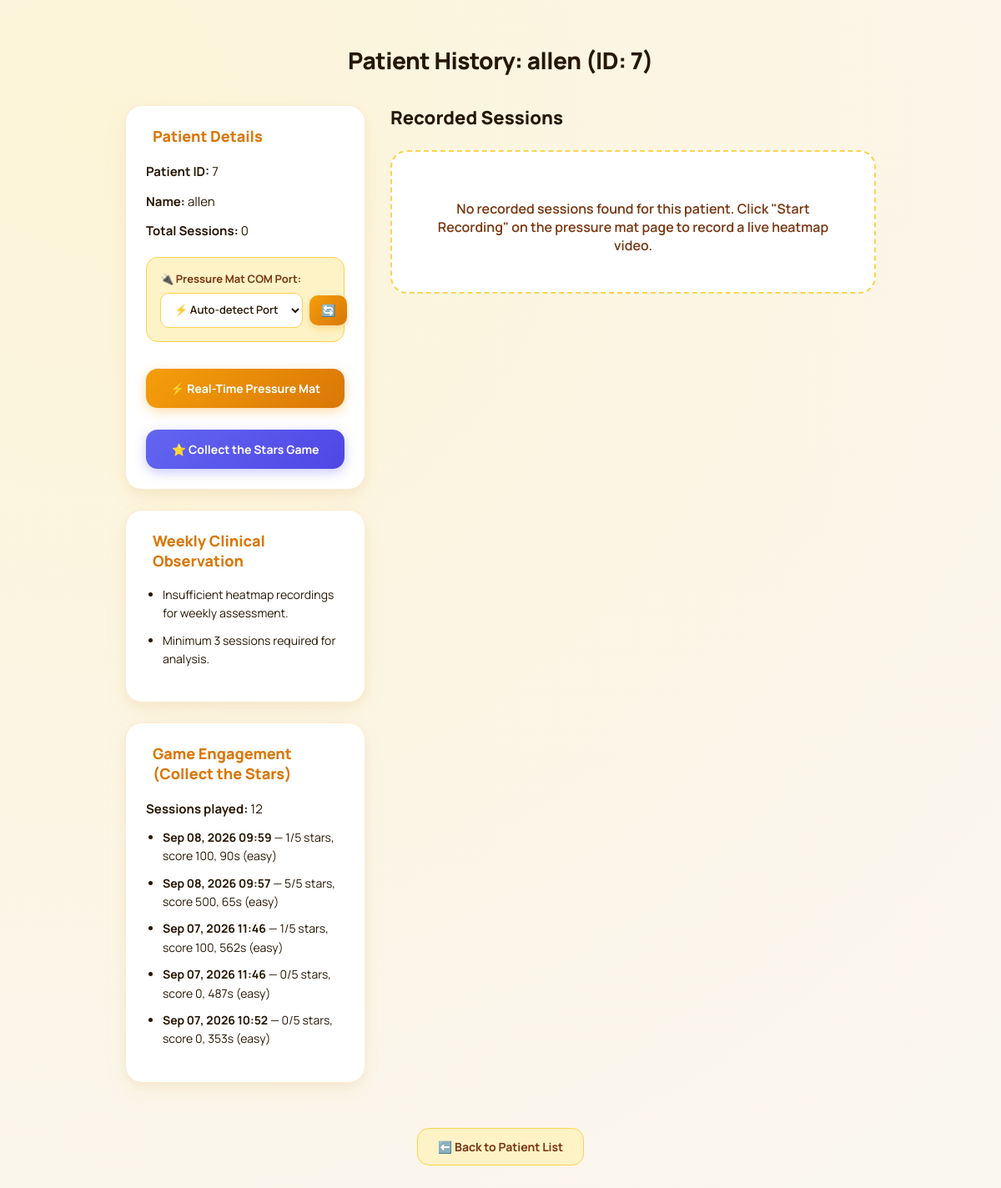
Before: /patient/7/readings/ with the older database file.
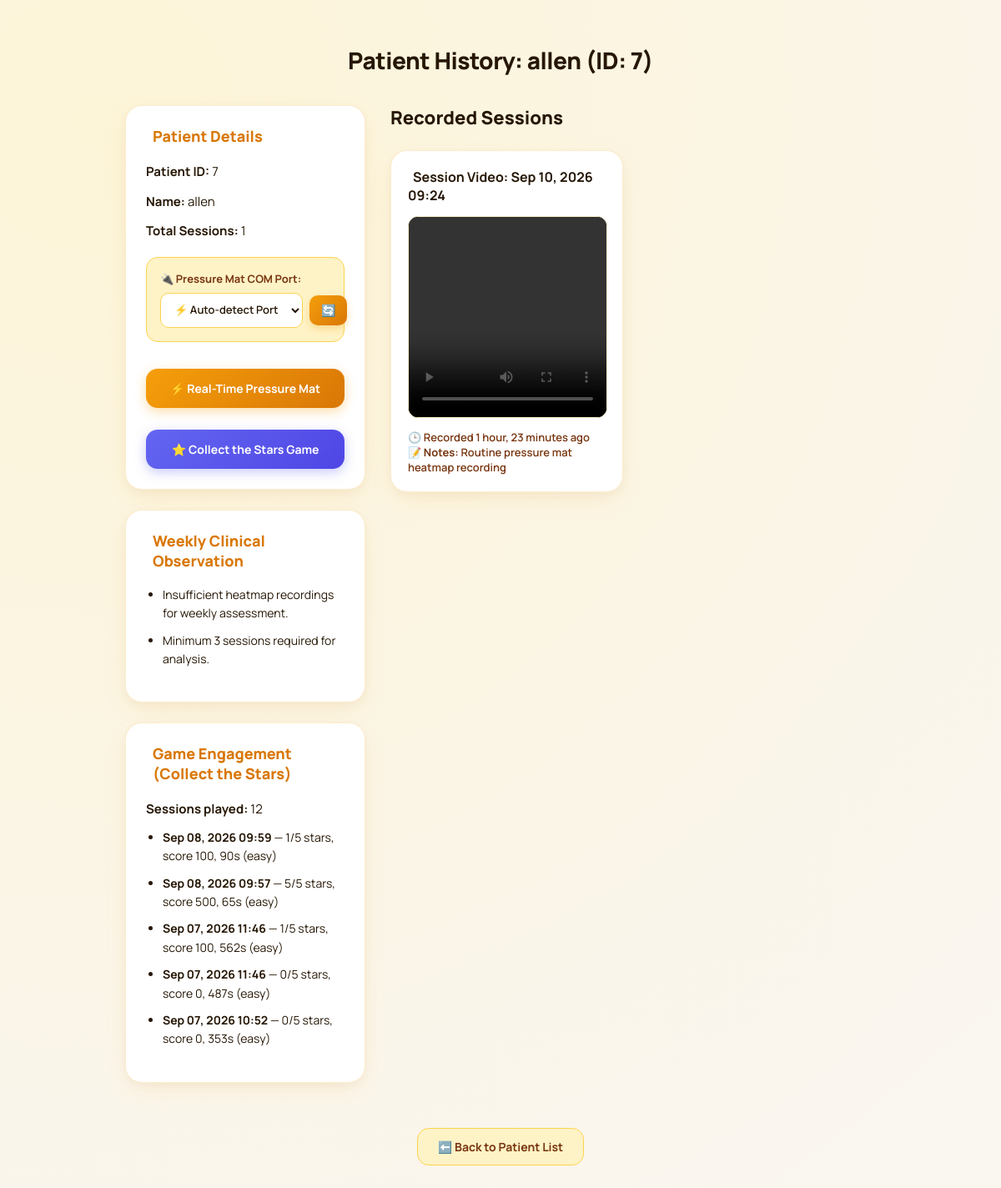
After: the same page with the newer database file.
### pressure_app/models.py (models this page shows, shortened)
class GameSession(models.Model):
    GAME_TYPES = [
        ('collect_the_stars', 'Collect the Stars'),
    ]
    patient = models.ForeignKey(Patient, on_delete=models.CASCADE, related_name='game_sessions')
    game_type = models.CharField(max_length=50, choices=GAME_TYPES, default='collect_the_stars')
    started_at = models.DateTimeField(auto_now_add=True)
    duration_seconds = models.FloatField(default=0.0)
    difficulty = models.CharField(max_length=20, default='easy')  # easy / medium / hard
    target_count = models.PositiveIntegerField(default=5)
    stars_collected = models.PositiveIntegerField(default=0)
    score = models.PositiveIntegerField(default=0)
    path_data = models.JSONField(default=list, blank=True)
    star_events = models.JSONField(default=list, blank=True)
    session_notes = models.TextField(blank=True)

class PatientVideo(models.Model):
    patient = models.ForeignKey(Patient, on_delete=models.CASCADE, related_name='videos')
    video_file = models.FileField(upload_to='patient_videos/')
    timestamp = models.DateTimeField(auto_now_add=True)
    notes = models.TextField(blank=True)

### pressure_app/views.py (the view, shortened to what this page needs)
# urls.py: path('patient/<str:patient_id>/readings/', views.get_patient_readings, name='patient_readings'),
def get_patient_readings(request, patient_id):
    try:
        patient = Patient.objects.get(patient_id=patient_id)
        readings = patient.readings.filter(is_analysis_complete=True).order_by('-timestamp')
        videos = PatientVideo.objects.filter(patient=patient).order_by('-timestamp')
        for video in videos:
            video.observation = "Stable posture detected"
            latest_reading = patient.readings.order_by('-timestamp').first()
            if latest_reading:
                if abs(latest_reading.displacement_x) > 50:
                    video.observation = "Right/Left imbalance observed"
                elif abs(latest_reading.displacement_y) > 50:
                    video.observation = "Forward/Backward instability observed"
                elif "RIGHT" in latest_reading.movement_status:
                    video.observation = "Patient shifted weight towards right side"
                elif "LEFT" in latest_reading.movement_status:
                    video.observation = "Patient shifted weight towards left side"
                else:
                    video.observation = "Balanced pressure distribution detected"
        videos = patient.videos.all().order_by('-timestamp')
        video_count = videos.count()
        data = {
            'patient': {
                'name': patient.name,
                'patient_id': patient.patient_id
            },
            'readings': [
                {
                    'id': reading.id,
                    'timestamp': reading.timestamp.isoformat(),
                    'displacement_x': reading.displacement_x,
                    'displacement_y': reading.displacement_y,
                    'movement_status': reading.movement_status,
                    'type': 'reading'
                }
                for reading in readings
            ],
            'videos': [
                {
                    'id': video.id,
                    'timestamp': video.timestamp.isoformat(),
                    'video_url': request.build_absolute_uri(video.video_file.url),
                    'type': 'video'
                }
                for video in videos
            ]
        }
        from datetime import timedelta
        from django.utils import timezone
        one_week_ago = timezone.now() - timedelta(days=7)
        weekly_readings = readings.filter(
            timestamp__gte=one_week_ago
        )
        total_sessions = weekly_readings.count()
        stable_sessions = 0
        imbalance_sessions = 0
        left_bias = 0
        right_bias = 0
        cop_stable = 0
        cop_unstable = 0
        for reading in weekly_readings:
            pressure = reading.pressure_data
            if not pressure:
                continue
            try:
                left_pressure = 0
                right_pressure = 0
                for row in pressure:
                    left_pressure += sum(row[:10])
                    right_pressure += sum(row[10:])
                total = left_pressure + right_pressure
                if (
                    abs(reading.displacement_x) < 20 and
                    abs(reading.displacement_y) < 20
                ):
                    cop_stable += 1
                else:
                    cop_unstable += 1
            except Exception:
                pass
        if videos.count() < 3:
            observation = """
            <ul class='observation-list'>
                <li>Insufficient heatmap recordings for weekly assessment.</li>
                <li>Minimum 3 sessions required for analysis.</li>
            </ul>
            """
        weekly_stable = stable_sessions
        weekly_imbalanced = imbalance_sessions
        game_sessions = patient.game_sessions.order_by('-started_at')
        return render(request, 'pressure_app/patient_history.html', {
            'patient': patient,
            'readings': readings,
            'videos': videos,
            'observation': observation,
            'stable_sessions': weekly_stable,
            'imbalanced_sessions': weekly_imbalanced,
            'game_sessions': game_sessions,
        })
    except Patient.DoesNotExist:
        return JsonResponse({'error': 'Patient not found'}, status=404)

### pressure_app/templates/pressure_app/patient_history.html (shortened to what the changed rows need)
    {% load static %}
{% load static %}
{% block content %}
<div class="container">
    <h2 class="patient-title">Patient History: {{ patient.name }} (ID: {{ patient.patient_id }})</h2>
    <div class="dashboard-layout">
        <div class="left-panel">
            <div class="info-card">
                <h3> Patient Details</h3>
                <p><strong>Patient ID:</strong> {{ patient.patient_id }}</p>
                <p><strong>Name:</strong> {{ patient.name }}</p>
                <p><strong>Total Sessions:</strong> {{ videos.count }}</p>
                <div class="port-selection-box">
                    <label for="mat-port-select">
                    </label>
                    <div style="display: flex; gap: 8px; align-items: center;">
                    </div>
                </div>
                <div style="display: flex; flex-direction: column; gap: 10px; margin-top: 14px;">
                    <a id="use-mat-btn" href="{% url 'mat_page' patient.patient_id %}" class="btn-play-cockpit" style="background: linear-gradient(135deg, #f59e0b, #d97706); color: white; text-align: center; text-decoration: none; font-weight: 700; font-size: 14px; padding: 14px; border-radius: 14px; display: flex; align-items: center; justify-content: center; gap: 8px; box-shadow: 0 4px 14px rgba(245, 158, 11, 0.35); transition: transform 0.2s ease;">
                    </a>
                    <a id="use-game-btn" href="{% url 'game_page' patient.patient_id %}" class="btn-play-cockpit" style="background: linear-gradient(135deg, #6366f1, #4f46e5); color: white; text-align: center; text-decoration: none; font-weight: 700; font-size: 14px; padding: 14px; border-radius: 14px; display: flex; align-items: center; justify-content: center; gap: 8px; box-shadow: 0 4px 14px rgba(99, 102, 241, 0.35); transition: transform 0.2s ease;">
                    </a>
                </div>
            </div>
            <div class="weekly-card">
                {% if game_sessions %}
                <ul class="observation-list">
                    {% for gs in game_sessions|slice:":5" %}
                    <li>
                        <strong>{{ gs.started_at|date:"M d, Y H:i" }}</strong> —
                        {{ gs.stars_collected }}/{{ gs.target_count }} stars,
                        score {{ gs.score }}, {{ gs.duration_seconds|floatformat:0 }}s
                        ({{ gs.difficulty }})
                    </li>
                    {% endfor %}
                </ul>
                {% else %}
                <p>No game sessions recorded yet — encourage {{ patient.name }} to try "Collect the Stars" for a fun way to keep up with regular mat checkups.</p>
                {% endif %}
            </div>
        </div>
        <div class="right-panel">
            <div class="session-list">
                {% for video in videos %}
                <div class="session-card">
                    <h4> Session Video: {{ video.timestamp|date:"M d, Y H:i" }}</h4>
                    <video controls src="{{ video.video_file.url }}" style="width: 100%; height: 240px; object-fit: contain; background: #0f172a; border-radius: 12px; border: 1px solid #FEF3C7;">
                        <source src="{{ video.video_file.url }}">
                    </video>
                    <div class="session-meta">
                        🕒 Recorded {{ video.timestamp|timesince }} ago
                        {% if video.notes %}<br>📝 <strong>Notes:</strong> {{ video.notes }}{% endif %}
                    </div>
                </div>
                {% empty %}
                <div class="no-sessions">
                    No recorded sessions found for this patient. Click "Start Recording" on the pressure mat page to record a live heatmap video.
                </div>
                {% endfor %}
            </div>
        </div>
    </div>
</div>
{% endblock %}

Changed rows visible on the page:
added PatientVideo: timestamp "Sep 10, 2026 09:24", timestamp "1 hour, 23 minutes", notes "Routine pressure mat heatmap recording"
Other visible differences:
{{ videos.count }}: "0" → "1"
text no longer shown: "No recorded sessions found for this patient. Click \"Start Recording\" on the pressure mat page to record a live heatmap video."
